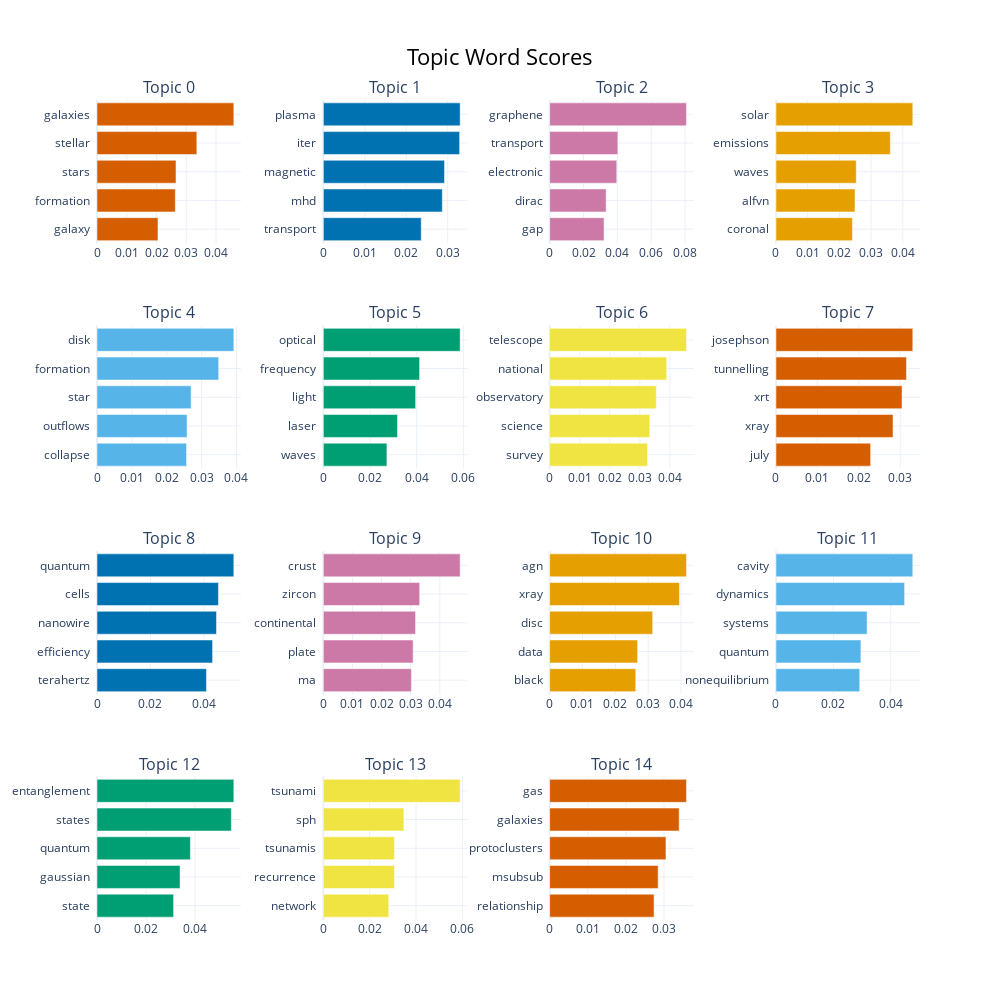

Notebook cell for this chart:
### Code cell
topic_model.visualize_barchart(top_n_topics=15)

### Figure 1 — Plotly figure (JSON) as saved in the notebook; plotly's stock layout.template omitted (floating-point values rounded to 4 significant figures)
{"data": [{"marker": {"color": "#D55E00"}, "orientation": "h", "type": "bar", "x": [0.02048, 0.02631, 0.02654, 0.03354, 0.04596], "xaxis": "x", "y": ["galaxy  ", "formation  ", "stars  ", "stellar  ", "galaxies  "], "yaxis": "y"}, {"marker": {"color": "#0072B2"}, "orientation": "h", "type": "bar", "x": [0.02361, 0.0287, 0.02922, 0.03287, 0.033], "xaxis": "x2", "y": ["transport  ", "mhd  ", "magnetic  ", "iter  ", "plasma  "], "yaxis": "y2"}, {"marker": {"color": "#CC79A7"}, "orientation": "h", "type": "bar", "x": [0.03214, 0.03337, 0.03965, 0.04028, 0.08081], "xaxis": "x3", "y": ["gap  ", "dirac  ", "electronic  ", "transport  ", "graphene  "], "yaxis": "y3"}, {"marker": {"color": "#E69F00"}, "orientation": "h", "type": "bar", "x": [0.02412, 0.02492, 0.02532, 0.03604, 0.04315], "xaxis": "x4", "y": ["coronal  ", "alfvn  ", "waves  ", "emissions  ", "solar  "], "yaxis": "y4"}, {"marker": {"color": "#56B4E9"}, "orientation": "h", "type": "bar", "x": [0.02569, 0.02583, 0.02699, 0.0349, 0.03924], "xaxis": "x5", "y": ["collapse  ", "outflows  ", "star  ", "formation  ", "disk  "], "yaxis": "y5"}, {"marker": {"color": "#009E73"}, "orientation": "h", "type": "bar", "x": [0.02725, 0.03178, 0.03956, 0.04125, 0.05862], "xaxis": "x6", "y": ["waves  ", "laser  ", "light  ", "frequency  ", "optical  "], "yaxis": "y6"}, {"marker": {"color": "#F0E442"}, "orientation": "h", "type": "bar", "x": [0.03253, 0.0333, 0.03546, 0.03891, 0.04549], "xaxis": "x7", "y": ["survey  ", "science  ", "observatory  ", "national  ", "telescope  "], "yaxis": "y7"}, {"marker": {"color": "#D55E00"}, "orientation": "h", "type": "bar", "x": [0.02285, 0.02826, 0.03043, 0.0315, 0.03303], "xaxis": "x8", "y": ["july  ", "xray  ", "xrt  ", "tunnelling  ", "josephson  "], "yaxis": "y8"}, {"marker": {"color": "#0072B2"}, "orientation": "h", "type": "bar", "x": [0.04095, 0.04324, 0.04471, 0.04543, 0.05119], "xaxis": "x9", "y": ["terahertz  ", "efficiency  ", "nanowire  ", "cells  ", "quantum  "], "yaxis": "y9"}, {"marker": {"color": "#CC79A7"}, "orientation": "h", "type": "bar", "x": [0.03023, 0.03084, 0.03166, 0.03308, 0.04698], "xaxis": "x10", "y": ["ma  ", "plate  ", "continental  ", "zircon  ", "crust  "], "yaxis": "y10"}, {"marker": {"color": "#E69F00"}, "orientation": "h", "type": "bar", "x": [0.02622, 0.02678, 0.03136, 0.03951, 0.04166], "xaxis": "x11", "y": ["black  ", "data  ", "disc  ", "xray  ", "agn  "], "yaxis": "y11"}, {"marker": {"color": "#56B4E9"}, "orientation": "h", "type": "bar", "x": [0.02919, 0.02959, 0.03175, 0.04482, 0.04768], "xaxis": "x12", "y": ["nonequilibrium  ", "quantum  ", "systems  ", "dynamics  ", "cavity  "], "yaxis": "y12"}, {"marker": {"color": "#009E73"}, "orientation": "h", "type": "bar", "x": [0.03126, 0.03389, 0.03811, 0.05483, 0.05584], "xaxis": "x13", "y": ["state  ", "gaussian  ", "quantum  ", "states  ", "entanglement  "], "yaxis": "y13"}, {"marker": {"color": "#F0E442"}, "orientation": "h", "type": "bar", "x": [0.02823, 0.03071, 0.03071, 0.03473, 0.05903], "xaxis": "x14", "y": ["network  ", "recurrence  ", "tsunamis  ", "sph  ", "tsunami  "], "yaxis": "y14"}, {"marker": {"color": "#D55E00"}, "orientation": "h", "type": "bar", "x": [0.02738, 0.02845, 0.0305, 0.03397, 0.03588], "xaxis": "x15", "y": ["relationship  ", "msubsub  ", "protoclusters  ", "galaxies  ", "gas  "], "yaxis": "y15"}], "layout": {"annotations": [{"font": {"size": 16}, "showarrow": false, "text": "Topic 0", "x": 0.0875, "xanchor": "center", "xref": "paper", "y": 1, "yanchor": "bottom", "yref": "paper"}, {"font": {"size": 16}, "showarrow": false, "text": "Topic 1", "x": 0.3625, "xanchor": "center", "xref": "paper", "y": 1, "yanchor": "bottom", "yref": "paper"}, {"font": {"size": 16}, "showarrow": false, "text": "Topic 2", "x": 0.6375, "xanchor": "center", "xref": "paper", "y": 1, "yanchor": "bottom", "yref": "paper"}, {"font": {"size": 16}, "showarrow": false, "text": "Topic 3", "x": 0.9125, "xanchor": "center", "xref": "paper", "y": 1, "yanchor": "bottom", "yref": "paper"}, {"font": {"size": 16}, "showarrow": false, "text": "Topic 4", "x": 0.0875, "xanchor": "center", "xref": "paper", "y": 0.725, "yanchor": "bottom", "yref": "paper"}, {"font": {"size": 16}, "showarrow": false, "text": "Topic 5", "x": 0.3625, "xanchor": "center", "xref": "paper", "y": 0.725, "yanchor": "bottom", "yref": "paper"}, {"font": {"size": 16}, "showarrow": false, "text": "Topic 6", "x": 0.6375, "xanchor": "center", "xref": "paper", "y": 0.725, "yanchor": "bottom", "yref": "paper"}, {"font": {"size": 16}, "showarrow": false, "text": "Topic 7", "x": 0.9125, "xanchor": "center", "xref": "paper", "y": 0.725, "yanchor": "bottom", "yref": "paper"}, {"font": {"size": 16}, "showarrow": false, "text": "Topic 8", "x": 0.0875, "xanchor": "center", "xref": "paper", "y": 0.45, "yanchor": "bottom", "yref": "paper"}, {"font": {"size": 16}, "showarrow": false, "text": "Topic 9", "x": 0.3625, "xanchor": "center", "xref": "paper", "y": 0.45, "yanchor": "bottom", "yref": "paper"}, {"font": {"size": 16}, "showarrow": false, "text": "Topic 10", "x": 0.6375, "xanchor": "center", "xref": "paper", "y": 0.45, "yanchor": "bottom", "yref": "paper"}, {"font": {"size": 16}, "showarrow": false, "text": "Topic 11", "x": 0.9125, "xanchor": "center", "xref": "paper", "y": 0.45, "yanchor": "bottom", "yref": "paper"}, {"font": {"size": 16}, "showarrow": false, "text": "Topic 12", "x": 0.0875, "xanchor": "center", "xref": "paper", "y": 0.175, "yanchor": "bottom", "yref": "paper"}, {"font": {"size": 16}, "showarrow": false, "text": "Topic 13", "x": 0.3625, "xanchor": "center", "xref": "paper", "y": 0.175, "yanchor": "bottom", "yref": "paper"}, {"font": {"size": 16}, "showarrow": false, "text": "Topic 14", "x": 0.6375, "xanchor": "center", "xref": "paper", "y": 0.175, "yanchor": "bottom", "yref": "paper"}], "height": 1000, "hoverlabel": {"bgcolor": "white", "font": {"family": "Rockwell", "size": 16}}, "showlegend": false, "title": {"font": {"color": "Black", "size": 22}, "text": "Topic Word Scores", "x": 0.5, "xanchor": "center", "yanchor": "top"}, "width": 1000, "xaxis": {"anchor": "y", "domain": [0, 0.175], "showgrid": true}, "xaxis10": {"anchor": "y10", "domain": [0.275, 0.45], "showgrid": true}, "xaxis11": {"anchor": "y11", "domain": [0.55, 0.725], "showgrid": true}, "xaxis12": {"anchor": "y12", "domain": [0.825, 1], "showgrid": true}, "xaxis13": {"anchor": "y13", "domain": [0, 0.175], "showgrid": true}, "xaxis14": {"anchor": "y14", "domain": [0.275, 0.45], "showgrid": true}, "xaxis15": {"anchor": "y15", "domain": [0.55, 0.725], "showgrid": true}, "xaxis16": {"anchor": "y16", "domain": [0.825, 1], "showgrid": true}, "xaxis2": {"anchor": "y2", "domain": [0.275, 0.45], "showgrid": true}, "xaxis3": {"anchor": "y3", "domain": [0.55, 0.725], "showgrid": true}, "xaxis4": {"anchor": "y4", "domain": [0.825, 1], "showgrid": true}, "xaxis5": {"anchor": "y5", "domain": [0, 0.175], "showgrid": true}, "xaxis6": {"anchor": "y6", "domain": [0.275, 0.45], "showgrid": true}, "xaxis7": {"anchor": "y7", "domain": [0.55, 0.725], "showgrid": true}, "xaxis8": {"anchor": "y8", "domain": [0.825, 1], "showgrid": true}, "xaxis9": {"anchor": "y9", "domain": [0, 0.175], "showgrid": true}, "yaxis": {"anchor": "x", "domain": [0.825, 1], "showgrid": true}, "yaxis10": {"anchor": "x10", "domain": [0.275, 0.45], "showgrid": true}, "yaxis11": {"anchor": "x11", "domain": [0.275, 0.45], "showgrid": true}, "yaxis12": {"anchor": "x12", "domain": [0.275, 0.45], "showgrid": true}, "yaxis13": {"anchor": "x13", "domain": [0, 0.175], "showgrid": true}, "yaxis14": {"anchor": "x14", "domain": [0, 0.175], "showgrid": true}, "yaxis15": {"anchor": "x15", "domain": [0, 0.175], "showgrid": true}, "yaxis16": {"anchor": "x16", "domain": [0, 0.175], "showgrid": true}, "yaxis2": {"anchor": "x2", "domain": [0.825, 1], "showgrid": true}, "yaxis3": {"anchor": "x3", "domain": [0.825, 1], "showgrid": true}, "yaxis4": {"anchor": "x4", "domain": [0.825, 1], "showgrid": true}, "yaxis5": {"anchor": "x5", "domain": [0.55, 0.725], "showgrid": true}, "yaxis6": {"anchor": "x6", "domain": [0.55, 0.725], "showgrid": true}, "yaxis7": {"anchor": "x7", "domain": [0.55, 0.725], "showgrid": true}, "yaxis8": {"anchor": "x8", "domain": [0.55, 0.725], "showgrid": true}, "yaxis9": {"anchor": "x9", "domain": [0.275, 0.45], "showgrid": true}}}
